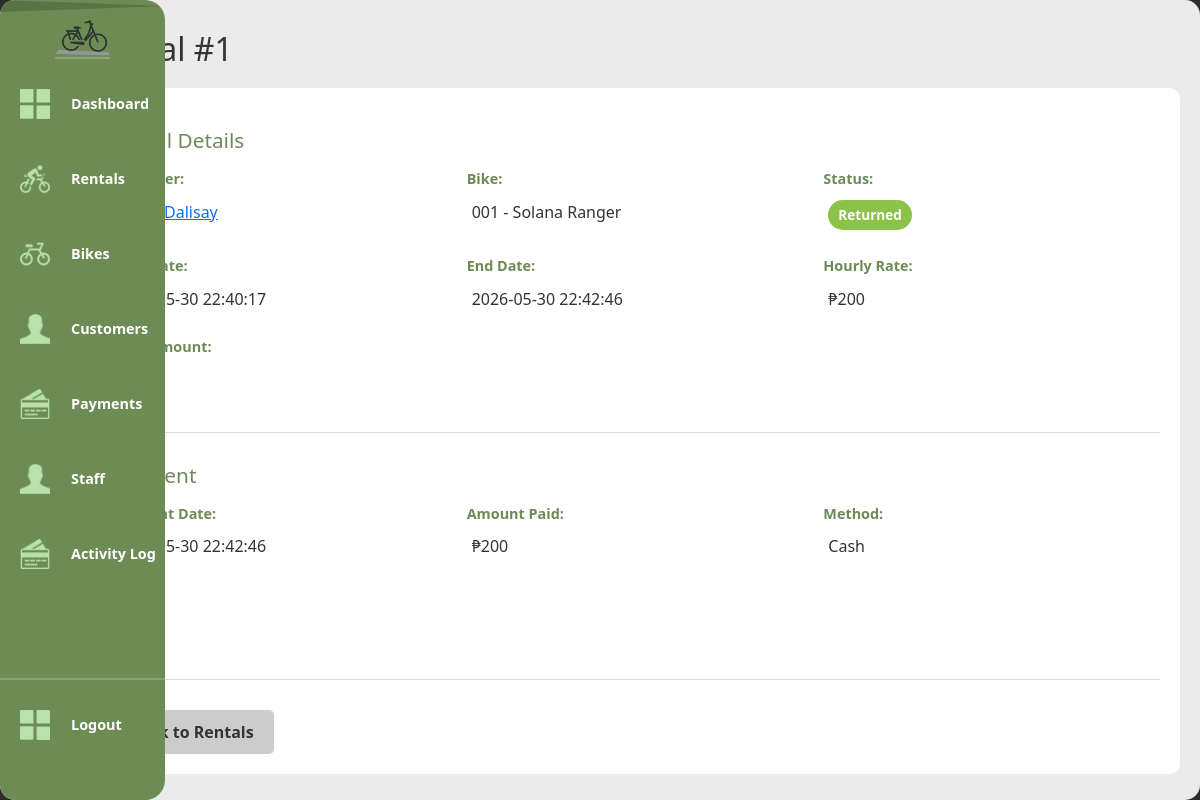
/rental/1 (signed in), run on the app's committed database.
### tables this page shows
CREATE TABLE rents (
            rental_id INTEGER PRIMARY KEY AUTOINCREMENT,
            customer_id INTEGER NOT NULL,
            bike_id INTEGER NOT NULL,
            staff_id INTEGER REFERENCES staff(staff_id) ON UPDATE CASCADE ON DELETE SET NULL,
            rental_start DATETIME NOT NULL DEFAULT(datetime('now','localtime')),
            FOREIGN KEY(customer_id) REFERENCES customer(customer_id) ON DELETE CASCADE,
            FOREIGN KEY(bike_id) REFERENCES bike(bike_id) ON DELETE CASCADE
        );

CREATE TABLE bike (
            bike_id INTEGER PRIMARY KEY AUTOINCREMENT,
            bike_code TEXT NOT NULL UNIQUE,
            brand TEXT NOT NULL, model TEXT NOT NULL,
            color TEXT NOT NULL,
            bike_rate DECIMAL(8,2) NOT NULL DEFAULT 0,
            type TEXT NOT NULL DEFAULT 'standard',
            status TEXT NOT NULL DEFAULT 'available' CHECK(status IN('available','rented','retired')),
            date_added DATE NOT NULL DEFAULT(date('now','localtime'))
        );

CREATE TABLE payment (
            payment_id INTEGER PRIMARY KEY AUTOINCREMENT,
            customer_id INTEGER NOT NULL,
            bike_id INTEGER NOT NULL,
            rental_id INTEGER,
            payment_date DATETIME NOT NULL DEFAULT(datetime('now','localtime')),
            amount_paid DECIMAL(10,2) NOT NULL,
            payment_method TEXT,
            payment_status TEXT DEFAULT 'paid',
            FOREIGN KEY(customer_id) REFERENCES customer(customer_id) ON DELETE CASCADE,
            FOREIGN KEY(bike_id) REFERENCES bike(bike_id) ON DELETE CASCADE
        );

### handlers/rentals_routes.py (the view, shortened to what this page needs)
@rentals_bp.route('/rental/<int:rid>', methods=['GET', 'POST'])
@login_required
def rental_detail(rid):
    rental = database.get().get_rental(rid)
    payment = database.get().get_payment_for_rental(rid)
    return render_template('rental_detail.html', rental=rental, payment=payment)

### app.py (called while the page is built)
def get_sidebar_state():
    return request.cookies.get('sidebarState') == 'expanded'

@app.context_processor
def inject_sidebar_state():
    return dict(sidebar_expanded=get_sidebar_state())

@app.context_processor
def inject_current_staff():
    staff = current_staff()
    return dict(current_staff=staff, is_admin=staff and staff.get("role") == "admin")

### modules/auth.py (called while the page is built)
def login_required(view):
    @wraps(view)
    def wrapped(*args, **kwargs):
        if not session.get("staff_id"):
            return redirect(url_for("login"))
        return view(*args, **kwargs)
    return wrapped

def current_staff():
    if not session.get("staff_id"):
        return None
    return {
        "staff_id": session.get("staff_id"),
        "username": session.get("username"),
        "first_name": session.get("first_name"),
        "last_name": session.get("last_name"),
        "role": session.get("role"),
    }

### modules/database.py (called while the page is built)
def get():
    if not db: init()
    return db

    def get_payment_for_rental(self, rid):
        r = self.conn.execute("SELECT * FROM payment WHERE rental_id=?", (rid,)).fetchone()
        return dict(r) if r else None

### templates/rental_detail.html (shortened to what this page needs)
{% extends "base.html" %}
{% block content %}
<h1>Rental #{{ rental['rental_id'] }}</h1>
<div class="detail-container">
    <div class="detail-section">
        <h2>Rental Details</h2>
        <div class="detail-grid">
            <div class="detail-item">
                <span class="label">Customer:</span>
                <span class="value"><a href="{{ url_for('customers.customer_detail', cid=rental['customer_id']) }}">{{ rental['customer_name'] }}</a></span>
            </div>
            <div class="detail-item">
                <span class="label">Bike:</span>
                <span class="value">{{ rental['bike_code'] }} - {{ rental['brand'] }} {{ rental['model'] }}</span>
            </div>
            <div class="detail-item">
                <span class="label">Status:</span>
                <span class="value"><span class="status-badge status-{{ rental['status'] }}">{{ rental['status'].title() }}</span></span>
            </div>
            <div class="detail-item">
                <span class="label">Start Date:</span>
                <span class="value">{{ rental['rental_start'] }}</span>
            </div>
            <div class="detail-item">
                <span class="label">End Date:</span>
                <span class="value">{{ rental['rental_end'] or 'Not Returned' }}</span>
            </div>
            <div class="detail-item">
                <span class="label">Hourly Rate:</span>
                <span class="value">₱{{ rental['rental_rate'] }}</span>
            </div>
            <div class="detail-item">
                <span class="label">Total Amount:</span>
                <span class="value">₱{{ rental['total_amount'] or 'Pending' }}</span>
            </div>
        </div>
    </div>
    {% if payment %}
    <div class="detail-section">
        <h2>Payment</h2>
        <div class="detail-grid">
            <div class="detail-item">
                <span class="label">Payment Date:</span>
                <span class="value">{{ payment['payment_date'] }}</span>
            </div>
            <div class="detail-item">
                <span class="label">Amount Paid:</span>
                <span class="value">₱{{ payment['amount_paid'] }}</span>
            </div>
            <div class="detail-item">
                <span class="label">Method:</span>
                <span class="value">{{ payment['payment_method'].title() }}</span>
            </div>
            <div class="detail-item">
                <span class="label">Status:</span>
                <span class="value">{{ payment['payment_status'].title() }}</span>
            </div>
        </div>
    </div>
    {% endif %}
    <a href="{{ url_for('rentals.rentals') }}" class="btn-secondary">Back to Rentals</a>
</div>
{% endblock %}

### static/style.css (style rules this page uses)
:root { --primary-green: #6D8B55; --secondary-green: #566d42; --bg-light: #EBEBEB; --white: #FFFFFF; --sidebar-collapsed: 70px; --sidebar-expanded: 165px; }
body { margin: 0; font-family: 'Segoe UI', Tahoma, Geneva, Verdana, sans-serif; background-color: #2C2C2C; }
.btn-primary, .btn-secondary, button[type="submit"] { padding: 10px 20px; border: none; border-radius: 5px; cursor: pointer; font-weight: bold; text-decoration: none; display: inline-block; transition: all 0.3s ease; }
.btn-secondary { background-color: #ccc; color: #333; }
.detail-container { background: white; padding: 20px; border-radius: 10px; margin-bottom: 20px; }
.detail-section { margin-bottom: 30px; padding-bottom: 20px; border-bottom: 1px solid #ddd; }
.detail-grid { display: grid; grid-template-columns: repeat(auto-fit, minmax(250px, 1fr)); gap: 20px; margin: 15px 0; }
.detail-item { display: flex; flex-direction: column; gap: 5px; }
.detail-item .label { font-weight: bold; color: var(--primary-green); font-size: 0.9rem; }
.detail-item .value { color: #333; padding: 5px; }
.status-badge { display: inline-block; padding: 5px 10px; border-radius: 20px; font-size: 0.85rem; font-weight: bold; }
.status-badge.status-returned { background-color: #8BC34A; color: white; }
h1, h2 { color: #333; margin: 10px 0; }
h1 { font-size: 2rem; margin-bottom: 20px; }
h2 { font-size: 1.3rem; color: var(--primary-green); margin-top: 20px; margin-bottom: 15px; }

### data on the page
rents: rental_id "1", rental_start "2026-05-30 22:40:17"
bike: bike_code "001", brand "Solana", model "Ranger", rental_rate "200"
payment: payment_date "2026-05-30 22:42:46", amount_paid "200", payment_method "Cash"

### other printed values
{{ rental['customer_name'] }} "Cardo Dalisay"
{{ rental['status'].title() }} "Returned"
{{ rental['rental_end'] or 'Not Returned' }} "2026-05-30 22:42:46"
